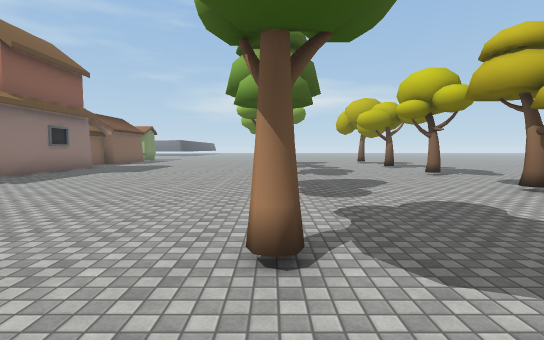
view 1 (above)

24 first-person views from a walk through a 3-D level made in the Unity game engine. The camera is 1.5 m above the floor, tilts 4° down and sees 85° across. The floor is counted in squares, 2 m on a side. Each view is taken from the middle of a square. On the plan, view 1 faces up. The plan holds only what a view shows up to about 10 squares ahead; the rest is blank. The place goes on beyond the plan. Some animated figures are not drawn. Some surface patterns are stand-ins.

view 2
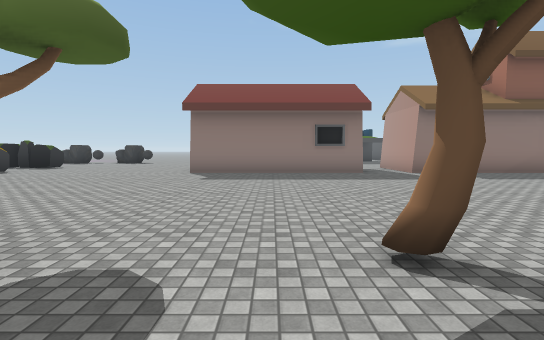

view 3
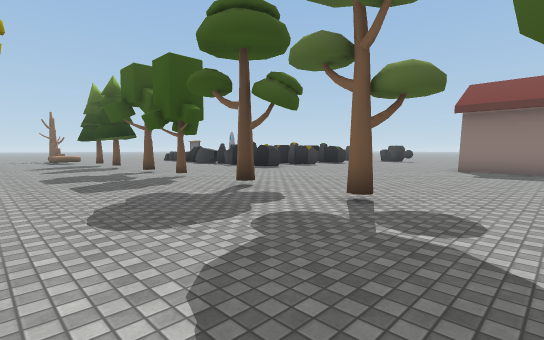

view 4
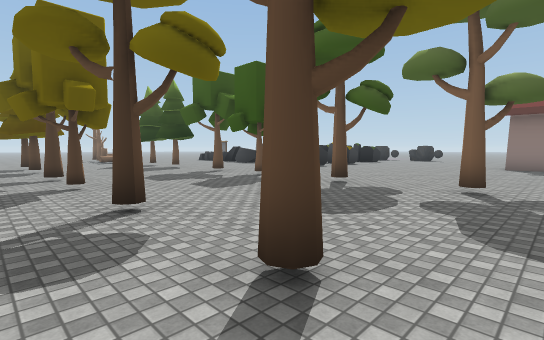

view 5
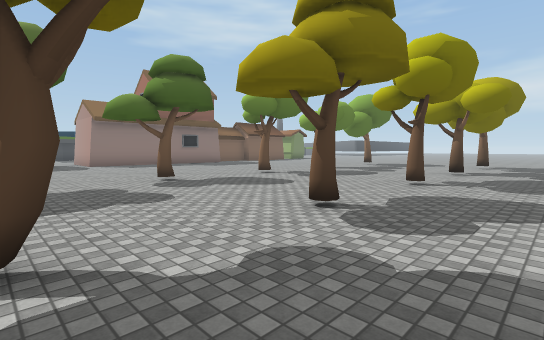

view 6
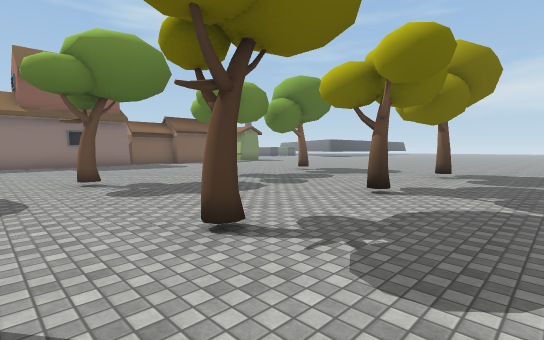

view 7
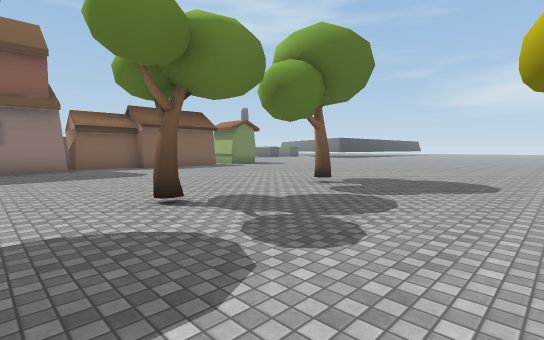

view 8
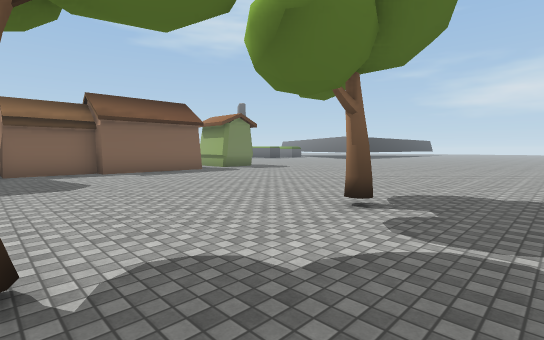

view 9
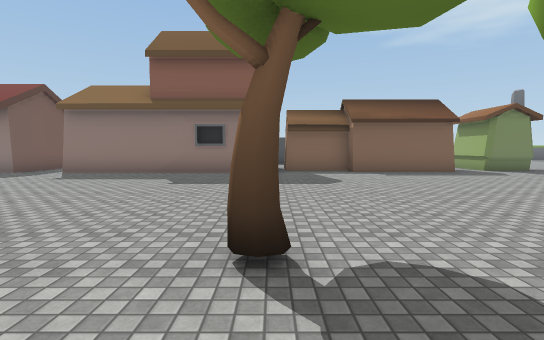

view 10
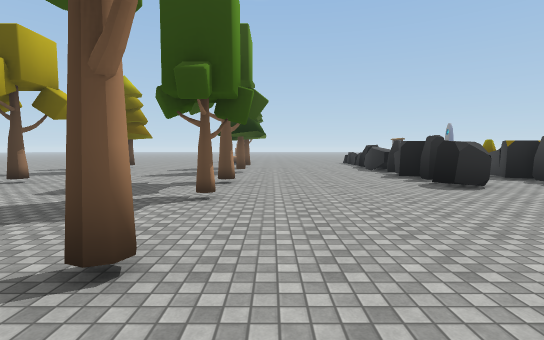

view 11
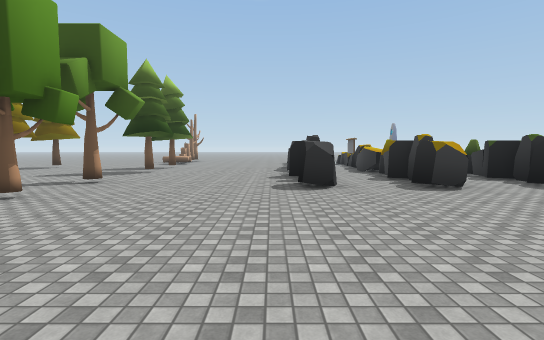

view 12
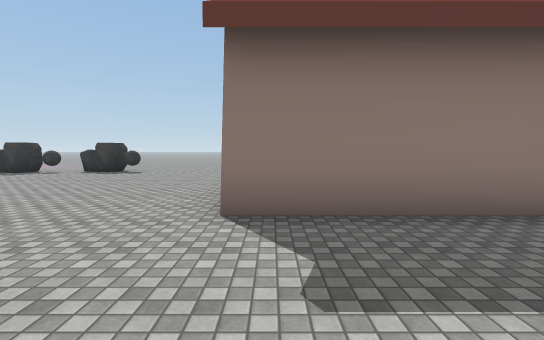

view 13
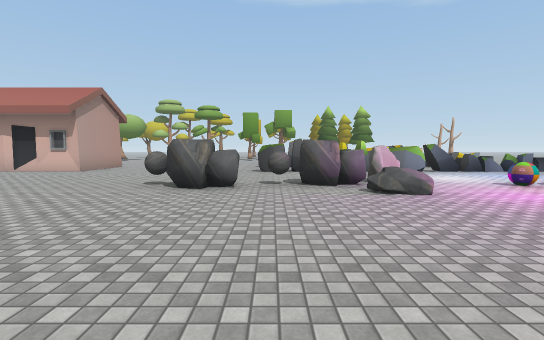

view 14
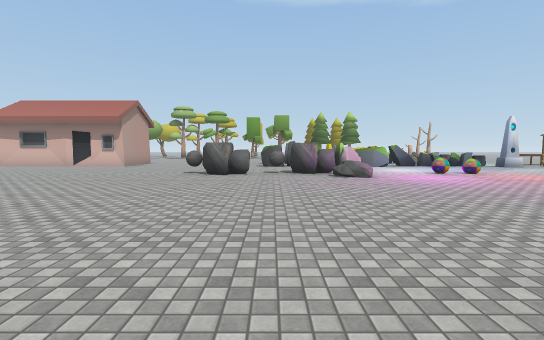

view 15
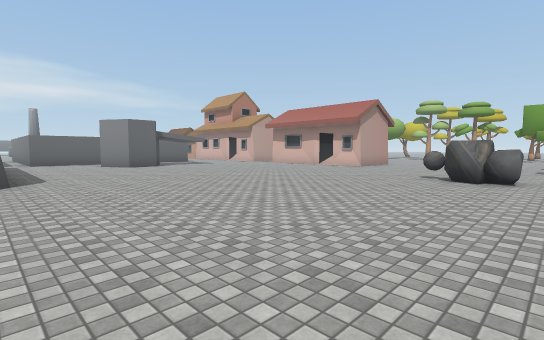

view 16
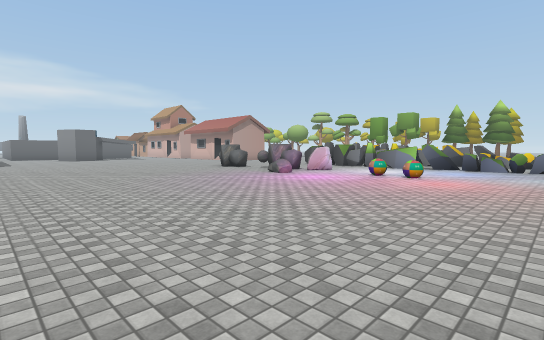

view 17
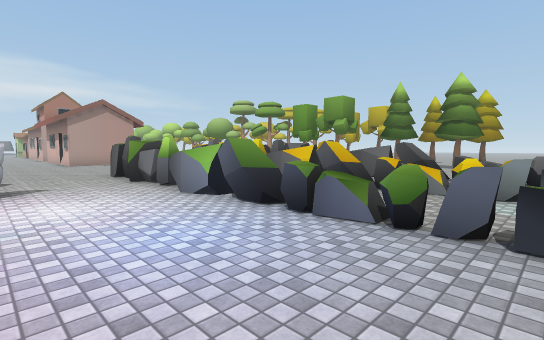

view 18
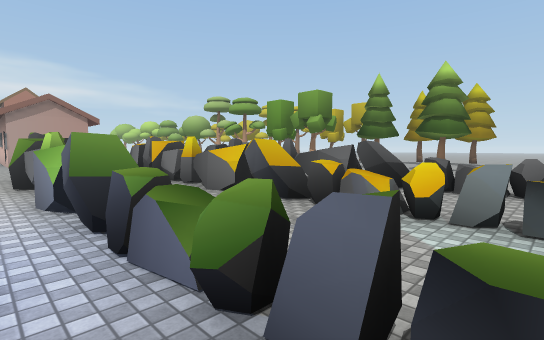

view 19
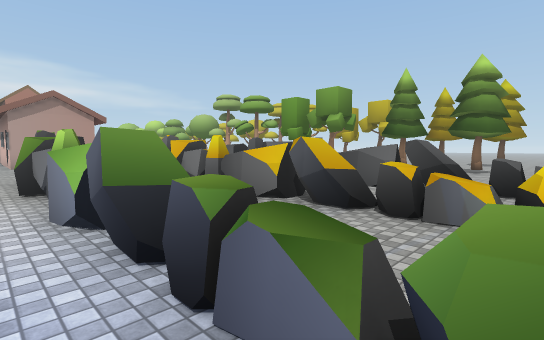

view 20
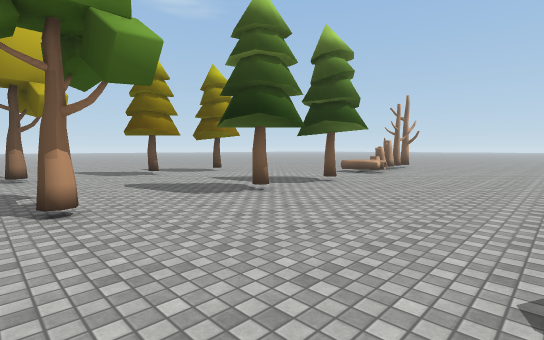

view 21
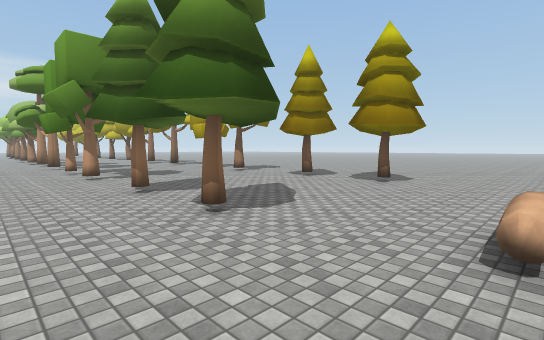

view 22
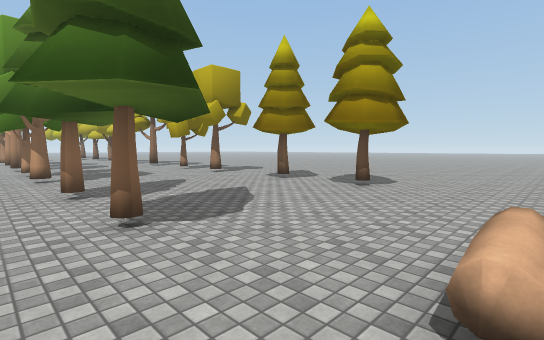

view 23
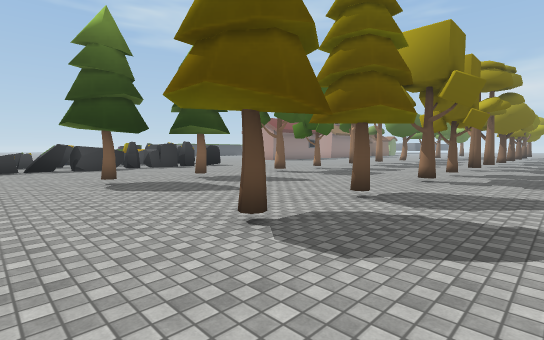

view 24
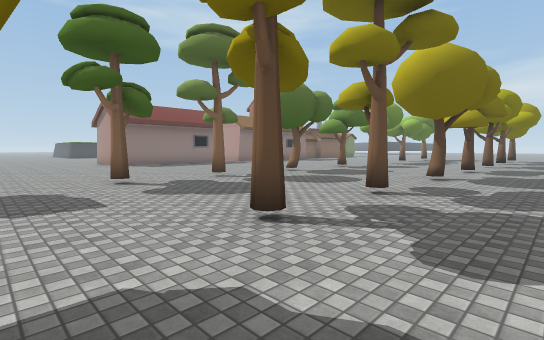

### Floor plan
Key: @ floor where view 1 was taken; # wall or solid block; x gap in a wall; . floor; = window, fence, low wall or low ledge; ^ raised ledge; O other object.
Columns run from 23 left of view 1 to 7 right of it. Each row starts with its distance up from view 1.
 20                O.  .........
 19                ...............
 18                #..............
 17                #...............
 16                #.......O....O..
 15               ##...............
 14               #................
 13               #................
 12               ##.......O....O..
 11                ##..............
 10                ##..............
  9                #.......O....O..
  8                #...............
  7                #...............
  6                #...............
  5                ........#....#..
  4   ..           #...............
  3   ...          #...............
  2   ....         #.......O....O..
  1   .....      ###...............
  0  #...... .. .###.......@.......
 -1  ............###.......#....#..
 -2  ..............................
 -3  ..............................
 -4  ......................#....#..
 -5  ..............................
 -6  ........O.............#....#..
 -7  ........#.....................
 -8 .........O...#.#..#............
 -9  ........##..#.#..#....#....#..
-10  .......O#O..#.##.#............
-11  .........O..# #..^............
-12  ............^ ^^.^....#....#..
-13  ........O...# #..#............
-14  ........O...^ ##.#....#....#..
-15  ............=..=.#............
-16  ............x.##.x............
-17  ............^.#=.=....^^. ....

Where each view was taken, in squares from view 1:
view 1: 0 up, 0 right, facing up
view 2: 1 up, 2 right, facing left
view 3: 1 up, 4 right, facing down-left
view 4: 0 up, 6 right, facing down-left
view 5: 2 up, 7 right, facing up-left
view 6: 7 up, 7 right, facing up-left
view 7: 10 up, 4 right, facing up-left
view 8: 12 up, 2 right, facing up-left
view 9: 12 up, 2 right, facing left
view 10: 2 down, 1 left, facing down
view 11: 2 down, 4 left, facing down
view 12: 1 down, 4 left, facing left
view 13: 8 down, 20 left, facing right
view 14: 8 down, 23 left, facing right
view 15: 8 down, 22 left, facing up-right
view 16: 17 down, 22 left, facing up-right
view 17: 17 down, 13 left, facing up-right
view 18: 17 down, 11 left, facing up-right
view 19: 16 down, 11 left, facing up-right
view 20: 8 down, 4 left, facing down-right
view 21: 17 down, 2 left, facing up-right
view 22: 17 down, 1 left, facing up-right
view 23: 16 down, 7 right, facing up-left
view 24: 6 down, 7 right, facing up-left
